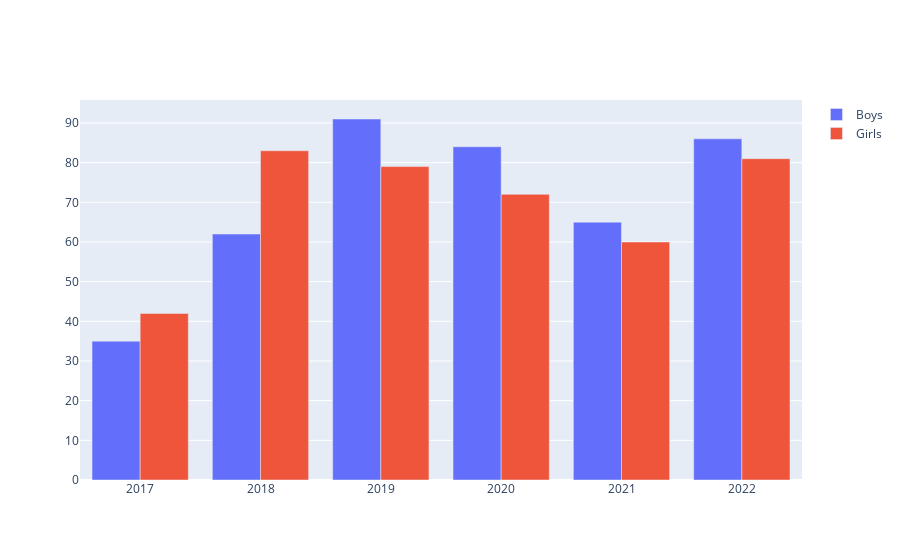

The cell this chart's notebook holds for it:
### Markdown cell above
#### Side-by-Side Bar Plot

### Code cell
fig = px.Figure(data=[
    px.Bar(
    name = 'Boys',
    x = list(years),
    y = boys),

    px.Bar(
    name = 'Girls',
    x = list(years),
    y = girls)
])

fig.show()

### Figure 1 — Plotly figure (JSON) as saved in the notebook; plotly's stock layout.template omitted (floating-point values rounded to 4 significant figures)
{"data": [{"name": "Boys", "type": "bar", "x": [2017, 2018, 2019, 2020, 2021, 2022], "y": [35, 62, 91, 84, 65, 86]}, {"name": "Girls", "type": "bar", "x": [2017, 2018, 2019, 2020, 2021, 2022], "y": [42, 83, 79, 72, 60, 81]}], "layout": {}}
